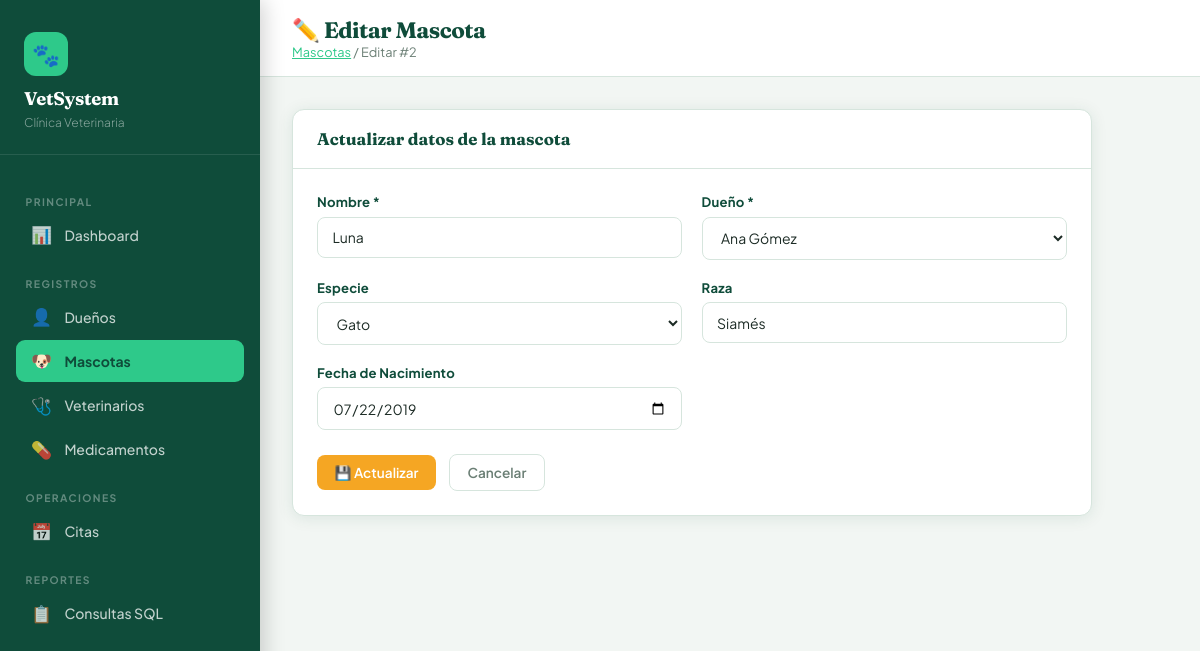
Screenshot of /mascotas/editar.php?id=2 with the database file from the repository.
### tables this page shows
CREATE TABLE MASCOTA (
  ID_Mascota      INT AUTO_INCREMENT PRIMARY KEY,
  Nombre          VARCHAR(80) NOT NULL,
  Especie         VARCHAR(50),
  Raza            VARCHAR(50),
  FechaNacimiento DATE,
  ID_Dueno        INT NOT NULL,
  created_at      TIMESTAMP DEFAULT CURRENT_TIMESTAMP,
  CONSTRAINT fk_mascota_dueno FOREIGN KEY (ID_Dueno)
    REFERENCES DUENO(ID_Dueno) ON DELETE CASCADE ON UPDATE CASCADE
);

### mascotas/editar.php (the view, shortened to what this page needs)
<?php
$root = '../';
$conn = getConexion();
$id = (int)($_GET['id'] ?? 0);
$mascota = $conn->query("SELECT * FROM MASCOTA WHERE ID_Mascota=$id")->fetch_assoc();
$duenos = $conn->query("SELECT ID_Dueno, CONCAT(Nombre,' ',Apellido) AS NombreCompleto FROM DUENO ORDER BY Apellido");
?>
<!DOCTYPE html>
<html lang="es">
<head>
  <link rel="stylesheet" href="<?= $root ?>assets/css/style.css">
</head>
<body>
<?php include $root . 'includes/sidebar.php'; ?>
<div class="main">
  <div class="topbar">
    <div>
      <h1>✏️ Editar Mascota</h1>
      <div class="breadcrumb"><a href="index.php" style="color:var(--accent)">Mascotas</a> / Editar #<?= $id ?></div>
    </div>
  </div>
  <div class="content">
    <div class="card" style="max-width:800px">
      <div class="card-header"><h3>Actualizar datos de la mascota</h3></div>
      <div class="card-body">
        <form method="POST">
          <div class="form-grid">
            <div class="form-group">
              <label>Nombre *</label>
              <input type="text" name="nombre" class="form-control" required
                     value="<?= htmlspecialchars($mascota['Nombre']) ?>">
            </div>
            <div class="form-group">
              <label>Dueño *</label>
              <select name="id_dueno" class="form-control" required>
                <?php while ($d = $duenos->fetch_assoc()): ?>
                <option value="<?= $d['ID_Dueno'] ?>"
                  <?= ($mascota['ID_Dueno'] == $d['ID_Dueno']) ? 'selected' : '' ?>>
                  <?= htmlspecialchars($d['NombreCompleto']) ?>
                </option>
                <?php endwhile; ?>
              </select>
            </div>
            <div class="form-group">
              <label>Especie</label>
              <select name="especie" class="form-control">
                <?php foreach (['Perro','Gato','Ave','Conejo','Reptil','Otro'] as $esp): ?>
                <option value="<?= $esp ?>" <?= ($mascota['Especie'] == $esp) ? 'selected' : '' ?>>
                  <?= $esp ?>
                </option>
                <?php endforeach; ?>
              </select>
            </div>
            <div class="form-group">
              <label>Raza</label>
              <input type="text" name="raza" class="form-control"
                     value="<?= htmlspecialchars($mascota['Raza']) ?>">
            </div>
            <div class="form-group">
              <label>Fecha de Nacimiento</label>
              <input type="date" name="fecha_nac" class="form-control"
                     value="<?= htmlspecialchars($mascota['FechaNacimiento']) ?>">
            </div>
          </div>
          <div class="form-actions">
            <button type="submit" class="btn btn-warning">💾 Actualizar</button>
            <a href="index.php" class="btn btn-outline">Cancelar</a>
          </div>
        </form>
      </div>
    </div>
  </div>
</div>
</body>
</html>

### assets/css/style.css (style rules this page uses)
:root { --primary: #0f4c3a; --primary-mid: #1a6b52; --accent: #2ec98a; --amber: #f5a623; --danger: #e05c5c; --bg: #f2f6f3; --white: #ffffff; --card: #ffffff; --text: #1c2b25; --muted: #6b7f75; --border: #d6e5dd; --sidebar-w: 260px; --radius: 12px; --shadow: 0 2px 16px rgba(15,76,58,.10); --shadow-md: 0 4px 24px rgba(15,76,58,.16); }
*, *::before, *::after { box-sizing: border-box; margin: 0; padding: 0; }
body { font-family: 'Plus Jakarta Sans', sans-serif; background: var(--bg); color: var(--text); min-height: 100vh; display: flex; }
.main { margin-left: var(--sidebar-w); flex: 1; min-height: 100vh; display: flex; flex-direction: column; }
.topbar { background: var(--white); border-bottom: 1px solid var(--border); padding: 1rem 2rem; display: flex; align-items: center; justify-content: space-between; }
.topbar h1 { font-family: 'Fraunces', serif; font-size: 1.4rem; font-weight: 700; color: var(--primary); letter-spacing: -.5px; }
.topbar .breadcrumb { font-size: .8rem; color: var(--muted); }
.content { padding: 2rem; flex: 1; }
.card { background: var(--card); border-radius: var(--radius); box-shadow: var(--shadow); border: 1px solid var(--border); overflow: hidden; }
.card-header { padding: 1.2rem 1.5rem; border-bottom: 1px solid var(--border); display: flex; align-items: center; justify-content: space-between; gap: 1rem; }
.card-header h3 { font-family: 'Fraunces', serif; font-size: 1.05rem; color: var(--primary); font-weight: 700; }
.card-body { padding: 1.5rem; }
.btn { display: inline-flex; align-items: center; gap: .4rem; padding: .55rem 1.1rem; border-radius: 8px; font-size: .85rem; font-weight: 600; font-family: inherit; cursor: pointer; border: none; text-decoration: none; transition: all .18s; white-space: nowrap; }
.btn-warning { background: var(--amber); color: #fff; }
.btn-outline { background: transparent; border: 1.5px solid var(--border); color: var(--muted); }
.form-grid { display: grid; grid-template-columns: repeat(auto-fit, minmax(260px, 1fr)); gap: 1.2rem; }
.form-group { display: flex; flex-direction: column; gap: .4rem; }
.form-group label { font-size: .82rem; font-weight: 700; color: var(--primary); letter-spacing: .2px; }
.form-control { padding: .65rem .9rem; border: 1.5px solid var(--border); border-radius: 8px; font-family: inherit; font-size: .875rem; color: var(--text); background: var(--white); transition: border-color .18s, box-shadow .18s; outline: none; }
.form-actions { margin-top: 1.5rem; display: flex; gap: .8rem; align-items: center; }

### rows the page displays
mascota: nombre "Luna", id_dueno "Ana Gómez", especie "Gato", raza "Siamés", fecha_nac "07/22/2019"

### other values shown
$id "2"
